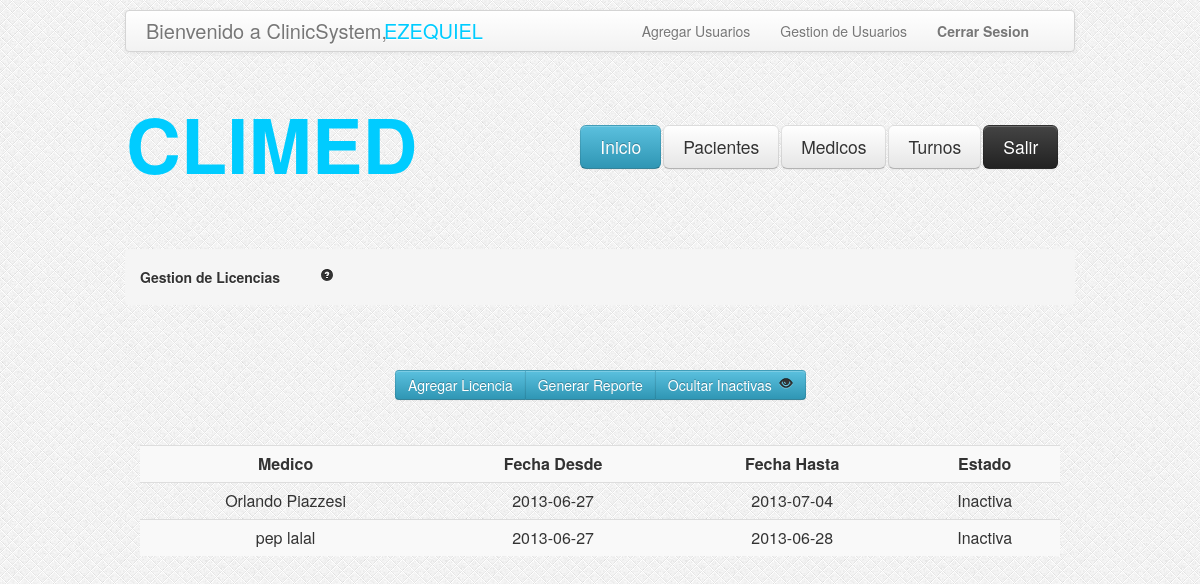
The app's page /GestionLicencias.php?ojito=0 (signed in) with its own data.
### tables this page shows
CREATE TABLE IF NOT EXISTS `licencias` (
  `idlicencia` int(11) NOT NULL AUTO_INCREMENT,
  `idmedico` int(11) NOT NULL,
  `fechaDesde` date NOT NULL,
  `fechaHasta` date NOT NULL,
  `estado` tinyint(4) NOT NULL DEFAULT '1',
  PRIMARY KEY (`idlicencia`)
);

CREATE TABLE IF NOT EXISTS `medicos` (
  `idmedico` int(11) NOT NULL AUTO_INCREMENT,
  `nombre` varchar(100) NOT NULL,
  `apellido` varchar(100) NOT NULL,
  `nromatricula` int(11) NOT NULL,
  `email` varchar(100) NOT NULL,
  `telefono` int(25) NOT NULL,
  `fechaNac` date NOT NULL,
  `dni` int(11) NOT NULL,
  `direccion` varchar(255) DEFAULT NULL,
  `activo` tinyint(1) NOT NULL DEFAULT '1',
  PRIMARY KEY (`idmedico`)
);

### GestionLicencias.php (the view, shortened to what this page needs)
<?php
	if (!isset($_GET['ojito'])) {
		$ojito=1;
	}else{
		$ojito=$_GET['ojito'];
	}
	$consulta = "SELECT idlicencia,med.idmedico,fechaDesde,fechaHasta,nombre,apellido,
	             case estado when 1 then 'Activa' else 'Inactiva' end as estado
               	FROM licencias as lic
                     INNER JOIN medicos as med on med.idmedico=lic.idmedico
				where estado = ".$ojito." OR 0 = ".$ojito." ";
    $resultado = mysql_query($consulta);
?>
<html>
<head>
<link rel="stylesheet" type="text/css" href="css/estilo.css"/>
<link rel="stylesheet" type="text/css" href="css/bootstrap.css"/>
<link rel="stylesheet" type="text/css" href="css/bootstrap-responsive.css"/>
</head>
<body style="background-image:url('images/bg.png')">
	<?php include_once('header.php'); ?>
	<div class="encapsulador">
		<div class="contenedor">
			<ul class="breadcrumb">
				<li>
					<h5>Gestion de Licencias<a href="#" style="margin-left: 40px;"><i class="icon-question-sign"></i></a></h5>
				</li>
			</ul>
			<div class="btn-group" style="margin-top: 45px; margin-left: 270;">
			        <button class="btn btn-info" type="button" onclick="location.href='AltaLicencias.php'">Agregar Licencia</button>
                    <button class="btn btn-info" type="button"onclick="location.href='ReporteLicencias.php?ojito=<?php echo $ojito ?>'">Generar Reporte</button>
				    <button class="btn btn-info" type="button"
					<?php	if($ojito == 1){ ?>
								onclick="location.href='GestionLicencias.php?ojito=0'"> Mostrar Inactivas <i class="icon-eye-close" style="margin-left: 3px;"></i>
					<?php	} else { ?>
								onclick="location.href='GestionLicencias.php?ojito=1'"> Ocultar Inactivas <i class="icon-eye-open" style="margin-left: 3px;"></i>
					<?php	} ?>
					</button>
			</div>
		</div>
		<div id="tabla-gestion-licencias">
				<table class="table table-striped">
					<tr>
						<td><b>Medico</b></b></td>
						<td><b>Fecha Desde</b></td>
						<td><b>Fecha Hasta</b></td>
					    <td><b>Estado</b></td>
					</tr>
					<?php while ($valor = mysql_fetch_array($resultado)) {	?>
					<tr>
						<td><?php echo $valor["nombre"]." ".$valor["apellido"]; ?></td>
						<td><?php echo $valor["fechaDesde"]; ?></td>
						<td><?php echo $valor["fechaHasta"]; ?></td>
						<td><?php echo $valor["estado"]; ?></td>
					</tr>
					<?php } ?>
				</table>
		</div>
	</div>
</body>
</html>

### css/estilo.css (style rules this page uses)
.encapsulador { width:950px; height:auto; margin: auto; }
.contenedor { margin-top: 75px; }
#tabla-gestion-licencias { margin-top: 45px; margin-left: 15px; margin-right: 15px; }

### records on screen
licencias: idmedico.nombre "Orlando", idmedico.apellido "Piazzesi", fechaDesde "2013-06-27", fechaHasta "2013-07-04", estado "Inactiva"
licencias: idmedico.nombre "pep", idmedico.apellido "lalal", fechaDesde "2013-06-27", fechaHasta "2013-06-28", estado "Inactiva"

### other values on screen
$usuario "EZEQUIEL"
